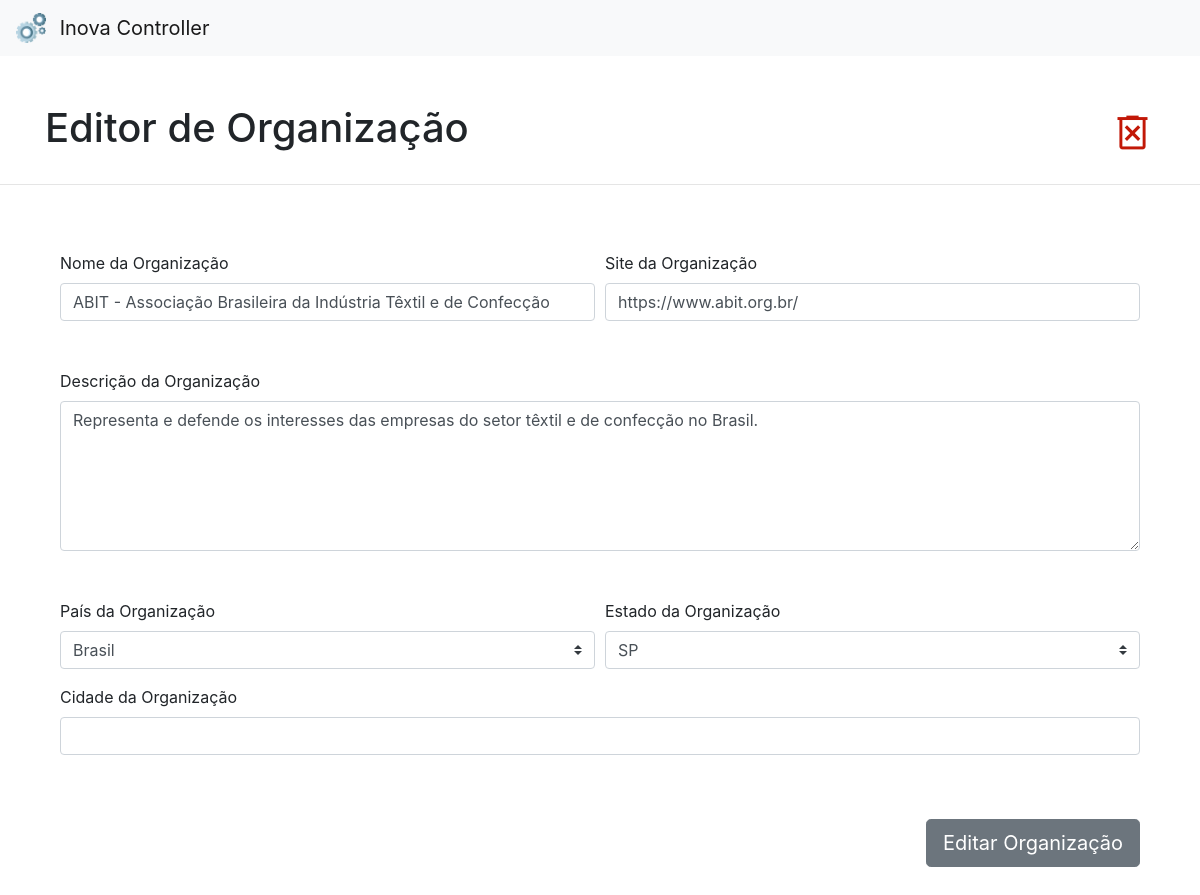
The page /portal/organization/1 on the database its author committed.
### tables this page shows
CREATE TABLE Organization (
    OrganizationId INTEGER PRIMARY KEY AUTOINCREMENT,
    Name TEXT,
    WebSite TEXT,
    Country TEXT,
    FederationUnity TEXT,
    ShortDescription TEXT
, City TEXT);

### app.py (the view)
@app.route("/portal/organization/<organization_id>", methods=['GET','POST'])
def edit_organization(organization_id):
    organization = db.get_a_single_organization(organization_id)
    return render_template("organization.jinja2", organization=organization, countries=country_dict.values(), federation_unities=federation_unity_list)

### database.py (called while the page is built)
def get_a_single_organization(organization_id): #preciso identificar a melhor forma de pegar a lista de tipos de uma organização
    single_organization_query = f"""
    SELECT
        o.OrganizationId,
        o.Name,
        o.WebSite,
        o.ShortDescription,
        o.Country,
        o.FederationUnity,
        o.City
    FROM [Organization] o
    WHERE o.OrganizationId = {organization_id}
    """
    conn = sqlite3.connect('database/portal_db.db')
    single_organization_df = pd.read_sql_query(single_organization_query, conn)
    conn.close()
    single_organization_df['Country'] = location.translate_country_codes(single_organization_df['Country'])
    single_organization = single_organization_df.to_dict(orient='records')
    single_organization = single_organization[0]
    return single_organization

### location.py (called while the page is built)
def translate_country_codes(country_codes):
    country_names = []
    for code in country_codes:
        if code in country_dict:
            country_names.append(country_dict[code])
        else:
            country_names.append("")
    return country_names

### templates/organization.jinja2 (shortened to what this page needs)
<!DOCTYPE html>
<html lang="pt-BR">
<head>
    <link rel="stylesheet" href="https://cdn.jsdelivr.net/npm/bootstrap@4.3.1/dist/css/bootstrap.min.css"
 />
</head>
<body>
    {% include "header.jinja2" %}
    <div class="container mb-4">
        <div class="d-flex justify-content-between align-items-center">
            <h1 class="display-5 text-left">Editor de Organização</h1>
            <span id="DeleteOrganization" class="material-symbols-outlined">
            </span>
        </div>
    </div>
    <hr style="color=rgb(192,192,192)">
    <div style="height:50px"></div>
    <div class="container">
        <div class="container mb-4">
            <form id="OrganizationForm">
                <div class="form-row mb-2">
                    <div class="form-group col-md-6">
                        <label>Nome da Organização</label><br />
                        <input id="Name" class="form-control" type="text" value="{{organization.Name}}"><br />
                    </div>
                    <div class="form-group col-md-6">
                        <label>Site da Organização</label><br />
                        <input id="WebSite" class="form-control" type="url" value="{{organization.WebSite}}"><br />
                    </div>
                </div>
                <div class="form-row mb-2">
                    <div class="form-group col-md-12">
                        <label>Descrição da Organização</label><br />
                        <textarea id="ShortDescription" class="form-control" style="height: 150px;"
                            name="ShortDescription">{{organization.ShortDescription}}</textarea><br />
                    </div>
                </div>
                <div class="form-row mb-4">
                    <div class="form-group col-md-6">
                        <label>País da Organização</label>
                        <select class="custom-select" id="Country">
                            <option value="{{organization.Country}}" selected>{{organization.Country}}</option>
                        </select>
                    </div>
                    <div class="form-group col-md-6">
                        <label>Estado da Organização</label>
                        <select class="custom-select" id="FederationUnity" >
                            <option value="{{organization.FederationUnity}}" selected>
                                {{organization.FederationUnity}}
                            </option>
                        </select>
                    </div>
                    <div class="form-group col-md-12">
                        <label>Cidade da Organização</label><br />
                        <input id="City" class="form-control" type="text" value="{{organization.City}}"><br />
                    </div>
                </div>
                <div class="form-row">
                    <div class="form-group col-md-6"></div>
                    <div class="form-group col-md-6 d-flex flex-row-reverse">
                        <button class="btn btn-secondary btn-lg" type="submit">Editar Organização</button>
                    </div>
                </div>
            </form>
        </div>
</body>
</html>

### templates/organization.jinja2 (style rules this page uses)
.material-symbols-outlined { font-size: 45px; font-variation-settings: 'FILL' 0, 'wght' 400, 'GRAD' 0, 'opsz' 45 }
#DeleteOrganization { color: rgba(194, 24, 7, 1); cursor: pointer; }

### rows shown on the page
Organization: Name "ABIT - Associação Brasileira da Indústria Têxtil e de Confecção", WebSite "https://www.abit.org.br/", ShortDescription "Representa e defende os interesses das empresas do setor têxtil e de confecção no Brasil.", FederationUnity "SP"

### other values the page prints
form field value "Brasil"
